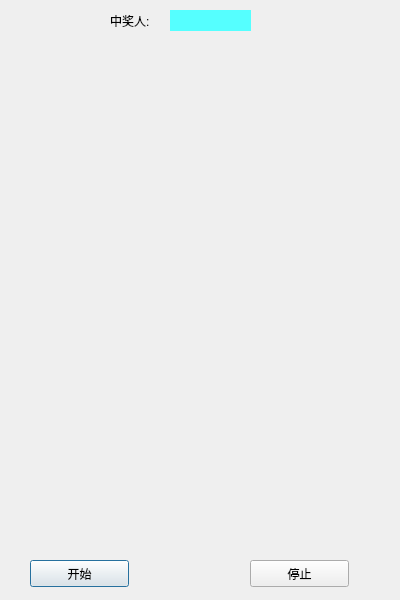
<?xml version="1.0" encoding="UTF-8"?>
<ui version="4.0">
 <class>YaoJiang</class>
 <widget class="QDialog" name="YaoJiang">
  <property name="geometry">
   <rect>
    <x>0</x>
    <y>0</y>
    <width>400</width>
    <height>600</height>
   </rect>
  </property>
  <property name="windowTitle">
   <string>YaoJiang</string>
  </property>
  <widget class="QLabel" name="label">
   <property name="geometry">
    <rect>
     <x>110</x>
     <y>10</y>
     <width>51</width>
     <height>21</height>
    </rect>
   </property>
   <property name="text">
    <string>中奖人:</string>
   </property>
  </widget>
  <widget class="QLabel" name="pname">
   <property name="geometry">
    <rect>
     <x>170</x>
     <y>10</y>
     <width>81</width>
     <height>21</height>
    </rect>
   </property>
   <property name="palette">
    <palette>
     <active>
      <colorrole role="WindowText">
       <brush brushstyle="SolidPattern">
        <color alpha="255">
         <red>0</red>
         <green>0</green>
         <blue>0</blue>
        </color>
       </brush>
      </colorrole>
      <colorrole role="Button">
       <brush brushstyle="SolidPattern">
        <color alpha="255">
         <red>85</red>
         <green>255</green>
         <blue>255</blue>
        </color>
       </brush>
      </colorrole>
      <colorrole role="Light">
       <brush brushstyle="SolidPattern">
        <color alpha="255">
         <red>213</red>
         <green>255</green>
         <blue>255</blue>
        </color>
       </brush>
      </colorrole>
      <colorrole role="Midlight">
       <brush brushstyle="SolidPattern">
        <color alpha="255">
         <red>149</red>
         <green>255</green>
         <blue>255</blue>
        </color>
       </brush>
      </colorrole>
      <colorrole role="Dark">
       <brush brushstyle="SolidPattern">
        <color alpha="255">
         <red>42</red>
         <green>127</green>
         <blue>127</blue>
        </color>
       </brush>
      </colorrole>
      <colorrole role="Mid">
       <brush brushstyle="SolidPattern">
        <color alpha="255">
         <red>56</red>
         <green>170</green>
         <blue>170</blue>
        </color>
       </brush>
      </colorrole>
      <colorrole role="Text">
       <brush brushstyle="SolidPattern">
        <color alpha="255">
         <red>0</red>
         <green>0</green>
         <blue>0</blue>
        </color>
       </brush>
      </colorrole>
      <colorrole role="BrightText">
       <brush brushstyle="SolidPattern">
        <color alpha="255">
         <red>255</red>
         <green>255</green>
         <blue>255</blue>
        </color>
       </brush>
      </colorrole>
      <colorrole role="ButtonText">
       <brush brushstyle="SolidPattern">
        <color alpha="255">
         <red>0</red>
         <green>0</green>
         <blue>0</blue>
        </color>
       </brush>
      </colorrole>
      <colorrole role="Base">
       <brush brushstyle="SolidPattern">
        <color alpha="255">
         <red>255</red>
         <green>255</green>
         <blue>255</blue>
        </color>
       </brush>
      </colorrole>
      <colorrole role="Window">
       <brush brushstyle="SolidPattern">
        <color alpha="255">
         <red>85</red>
         <green>255</green>
         <blue>255</blue>
        </color>
       </brush>
      </colorrole>
      <colorrole role="Shadow">
       <brush brushstyle="SolidPattern">
        <color alpha="255">
         <red>0</red>
         <green>0</green>
         <blue>0</blue>
        </color>
       </brush>
      </colorrole>
      <colorrole role="AlternateBase">
       <brush brushstyle="SolidPattern">
        <color alpha="255">
         <red>170</red>
         <green>255</green>
         <blue>255</blue>
        </color>
       </brush>
      </colorrole>
      <colorrole role="ToolTipBase">
       <brush brushstyle="SolidPattern">
        <color alpha="255">
         <red>255</red>
         <green>255</green>
         <blue>220</blue>
        </color>
       </brush>
      </colorrole>
      <colorrole role="ToolTipText">
       <brush brushstyle="SolidPattern">
        <color alpha="255">
         <red>0</red>
         <green>0</green>
         <blue>0</blue>
        </color>
       </brush>
      </colorrole>
     </active>
     <inactive>
      <colorrole role="WindowText">
       <brush brushstyle="SolidPattern">
        <color alpha="255">
         <red>0</red>
         <green>0</green>
         <blue>0</blue>
        </color>
       </brush>
      </colorrole>
      <colorrole role="Button">
       <brush brushstyle="SolidPattern">
        <color alpha="255">
         <red>85</red>
         <green>255</green>
         <blue>255</blue>
        </color>
       </brush>
      </colorrole>
      <colorrole role="Light">
       <brush brushstyle="SolidPattern">
        <color alpha="255">
         <red>213</red>
         <green>255</green>
         <blue>255</blue>
        </color>
       </brush>
      </colorrole>
      <colorrole role="Midlight">
       <brush brushstyle="SolidPattern">
        <color alpha="255">
         <red>149</red>
         <green>255</green>
         <blue>255</blue>
        </color>
       </brush>
      </colorrole>
      <colorrole role="Dark">
       <brush brushstyle="SolidPattern">
        <color alpha="255">
         <red>42</red>
         <green>127</green>
         <blue>127</blue>
        </color>
       </brush>
      </colorrole>
      <colorrole role="Mid">
       <brush brushstyle="SolidPattern">
        <color alpha="255">
         <red>56</red>
         <green>170</green>
         <blue>170</blue>
        </color>
       </brush>
      </colorrole>
      <colorrole role="Text">
       <brush brushstyle="SolidPattern">
        <color alpha="255">
         <red>0</red>
         <green>0</green>
         <blue>0</blue>
        </color>
       </brush>
      </colorrole>
      <colorrole role="BrightText">
       <brush brushstyle="SolidPattern">
        <color alpha="255">
         <red>255</red>
         <green>255</green>
         <blue>255</blue>
        </color>
       </brush>
      </colorrole>
      <colorrole role="ButtonText">
       <brush brushstyle="SolidPattern">
        <color alpha="255">
         <red>0</red>
         <green>0</green>
         <blue>0</blue>
        </color>
       </brush>
      </colorrole>
      <colorrole role="Base">
       <brush brushstyle="SolidPattern">
        <color alpha="255">
         <red>255</red>
         <green>255</green>
         <blue>255</blue>
        </color>
       </brush>
      </colorrole>
      <colorrole role="Window">
       <brush brushstyle="SolidPattern">
        <color alpha="255">
         <red>85</red>
         <green>255</green>
         <blue>255</blue>
        </color>
       </brush>
      </colorrole>
      <colorrole role="Shadow">
       <brush brushstyle="SolidPattern">
        <color alpha="255">
         <red>0</red>
         <green>0</green>
         <blue>0</blue>
        </color>
       </brush>
      </colorrole>
      <colorrole role="AlternateBase">
       <brush brushstyle="SolidPattern">
        <color alpha="255">
         <red>170</red>
         <green>255</green>
         <blue>255</blue>
        </color>
       </brush>
      </colorrole>
      <colorrole role="ToolTipBase">
       <brush brushstyle="SolidPattern">
        <color alpha="255">
         <red>255</red>
         <green>255</green>
         <blue>220</blue>
        </color>
       </brush>
      </colorrole>
      <colorrole role="ToolTipText">
       <brush brushstyle="SolidPattern">
        <color alpha="255">
         <red>0</red>
         <green>0</green>
         <blue>0</blue>
        </color>
       </brush>
      </colorrole>
     </inactive>
     <disabled>
      <colorrole role="WindowText">
       <brush brushstyle="SolidPattern">
        <color alpha="255">
         <red>42</red>
         <green>127</green>
         <blue>127</blue>
        </color>
       </brush>
      </colorrole>
      <colorrole role="Button">
       <brush brushstyle="SolidPattern">
        <color alpha="255">
         <red>85</red>
         <green>255</green>
         <blue>255</blue>
        </color>
       </brush>
      </colorrole>
      <colorrole role="Light">
       <brush brushstyle="SolidPattern">
        <color alpha="255">
         <red>213</red>
         <green>255</green>
         <blue>255</blue>
        </color>
       </brush>
      </colorrole>
      <colorrole role="Midlight">
       <brush brushstyle="SolidPattern">
        <color alpha="255">
         <red>149</red>
         <green>255</green>
         <blue>255</blue>
        </color>
       </brush>
      </colorrole>
      <colorrole role="Dark">
       <brush brushstyle="SolidPattern">
        <color alpha="255">
         <red>42</red>
         <green>127</green>
         <blue>127</blue>
        </color>
       </brush>
      </colorrole>
      <colorrole role="Mid">
       <brush brushstyle="SolidPattern">
        <color alpha="255">
         <red>56</red>
         <green>170</green>
         <blue>170</blue>
        </color>
       </brush>
      </colorrole>
      <colorrole role="Text">
       <brush brushstyle="SolidPattern">
        <color alpha="255">
         <red>42</red>
         <green>127</green>
         <blue>127</blue>
        </color>
       </brush>
      </colorrole>
      <colorrole role="BrightText">
       <brush brushstyle="SolidPattern">
        <color alpha="255">
         <red>255</red>
         <green>255</green>
         <blue>255</blue>
        </color>
       </brush>
      </colorrole>
      <colorrole role="ButtonText">
       <brush brushstyle="SolidPattern">
        <color alpha="255">
         <red>42</red>
         <green>127</green>
         <blue>127</blue>
        </color>
       </brush>
      </colorrole>
      <colorrole role="Base">
       <brush brushstyle="SolidPattern">
        <color alpha="255">
         <red>85</red>
         <green>255</green>
         <blue>255</blue>
        </color>
       </brush>
      </colorrole>
      <colorrole role="Window">
       <brush brushstyle="SolidPattern">
        <color alpha="255">
         <red>85</red>
         <green>255</green>
         <blue>255</blue>
        </color>
       </brush>
      </colorrole>
      <colorrole role="Shadow">
       <brush brushstyle="SolidPattern">
        <color alpha="255">
         <red>0</red>
         <green>0</green>
         <blue>0</blue>
        </color>
       </brush>
      </colorrole>
      <colorrole role="AlternateBase">
       <brush brushstyle="SolidPattern">
        <color alpha="255">
         <red>85</red>
         <green>255</green>
         <blue>255</blue>
        </color>
       </brush>
      </colorrole>
      <colorrole role="ToolTipBase">
       <brush brushstyle="SolidPattern">
        <color alpha="255">
         <red>255</red>
         <green>255</green>
         <blue>220</blue>
        </color>
       </brush>
      </colorrole>
      <colorrole role="ToolTipText">
       <brush brushstyle="SolidPattern">
        <color alpha="255">
         <red>0</red>
         <green>0</green>
         <blue>0</blue>
        </color>
       </brush>
      </colorrole>
     </disabled>
    </palette>
   </property>
   <property name="autoFillBackground">
    <bool>true</bool>
   </property>
   <property name="text">
    <string/>
   </property>
  </widget>
  <widget class="QPushButton" name="bstart">
   <property name="geometry">
    <rect>
     <x>30</x>
     <y>560</y>
     <width>99</width>
     <height>27</height>
    </rect>
   </property>
   <property name="text">
    <string>开始</string>
   </property>
  </widget>
  <widget class="QPushButton" name="bstop">
   <property name="geometry">
    <rect>
     <x>250</x>
     <y>560</y>
     <width>99</width>
     <height>27</height>
    </rect>
   </property>
   <property name="text">
    <string>停止</string>
   </property>
  </widget>
 </widget>
 <layoutdefault spacing="6" margin="11"/>
 <resources/>
 <connections/>
</ui>
